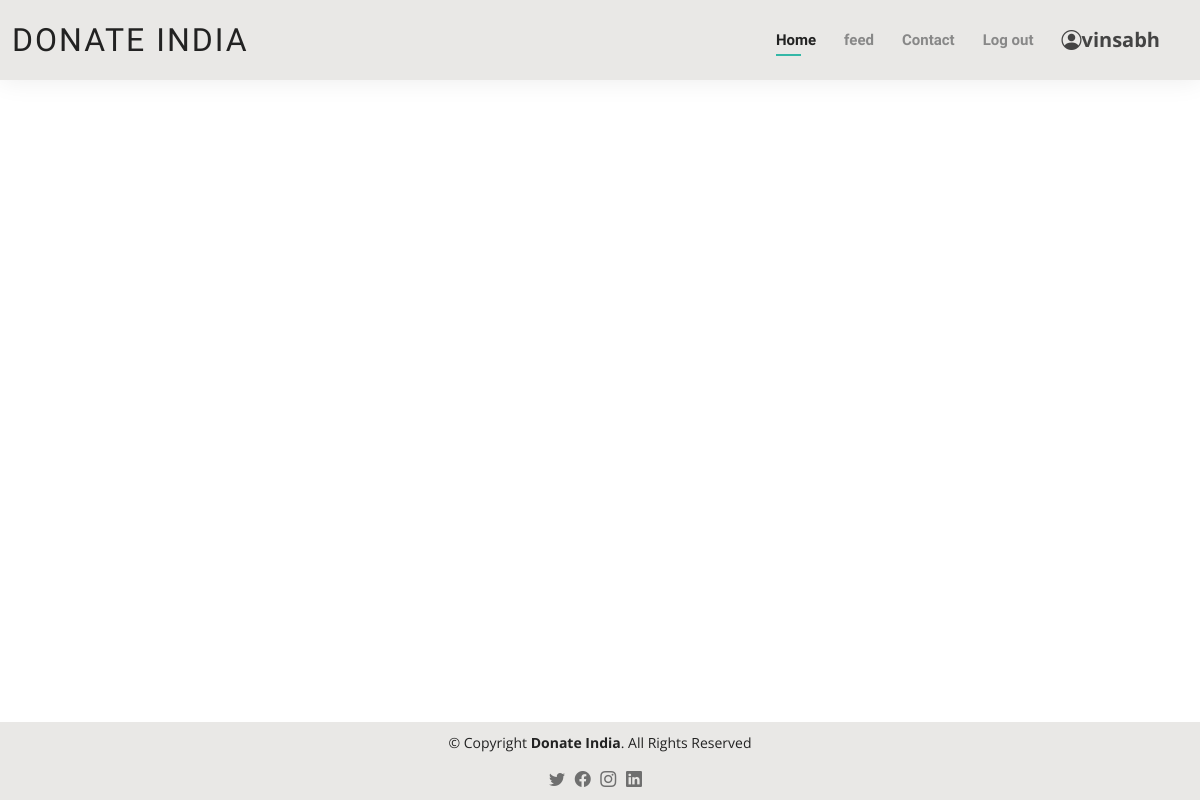
/feed/donate/viewdetails/10 (signed in), run on an earlier commit of the app's database.
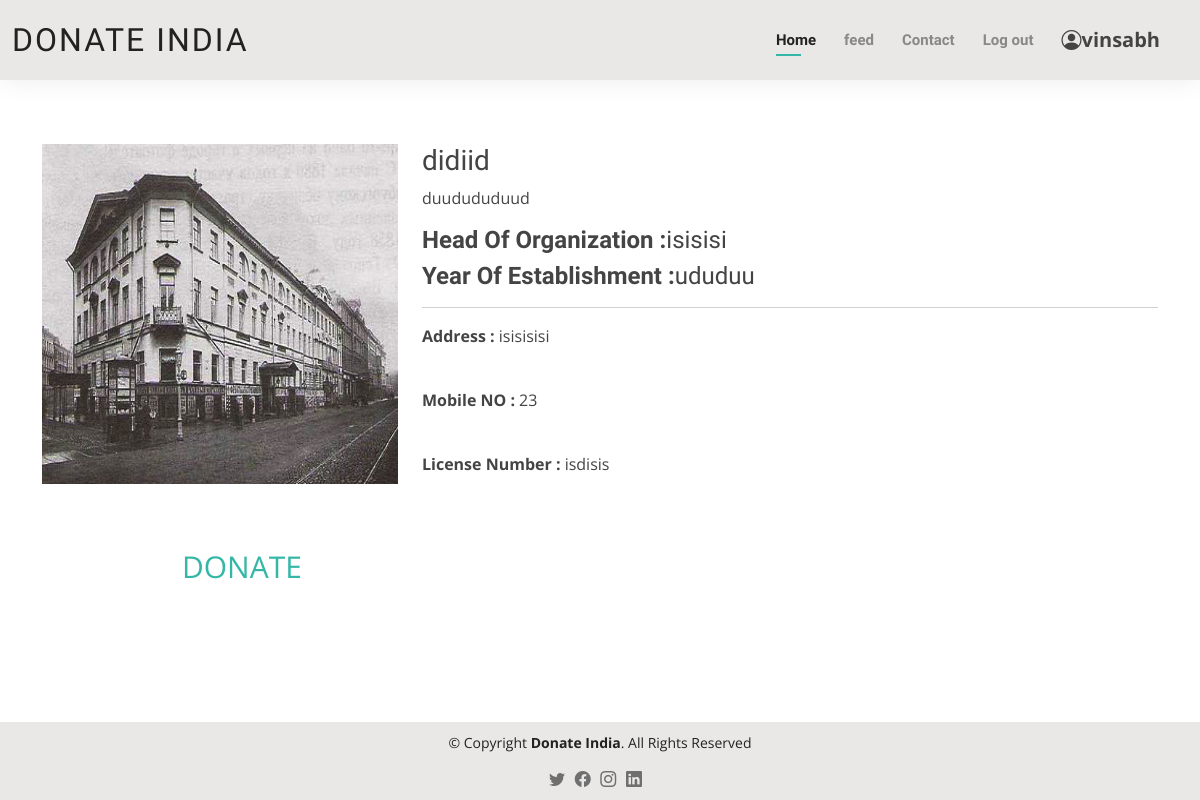
And on a later commit of the database.
### image/models.py (models this page shows, shortened)
class Image(models.Model):
    myid = models.AutoField
    caption=models.CharField(max_length=100)
    name=models.CharField(max_length=6, choices=Year_CHOICES, default='green')
    org=models.CharField(max_length=100,default="")
    address=models.CharField(max_length=100,default="")
    phone=PhoneNumberField()
    state=models.CharField(max_length=100,default="")
    city=models.CharField(max_length=100,default="")
    pin=models.IntegerField(default="")
    hog=models.CharField(max_length=100,default="")
    reg=models.CharField(max_length=20, default="")
    hogph=PhoneNumberField()
    ifsc=models.IntegerField(default="")
    accno=models.IntegerField(default="")
    image=models.ImageField(upload_to="img/%y")
    desc=models.TextField(max_length=20000,default="")
    ngo_contact_no=PhoneNumberField()

### feed/views.py (the view)
# urls.py: path("feed/donate/viewdetails/<int:myid>",views.viewdetails ,name="viewdetails"),
@login_required(login_url='/ngo/')
def viewdetails(request , myid):
    ngos = Image.objects.filter(id=myid)
    return render(request,'feed/ngoview.html',{'ngos':ngos})

### feed/templates/feed/ngoview.html (shortened to what this page needs)
{% extends 'base.html' %}
{% block body %}
{% for i in ngos %}
<div class="adjust">
    <div class="container my-4">
        <div class="row">
            <div class="col-md-4">
                <div class="row">
                    <img src="{{i.image.url}}" width="300px" height="340px">
                    <a href="/feed/donate/donateitem/" class="card-link" id="donate_but">DONATE</a>
                </div>
            </div>
            <div class="col-md-8">
                <h3>{{i.caption}}</h3>
                <p>{{i.desc}}</p>
                <h4><strong>Head Of Organization :</strong>{{i.hog}}</h4>
                <h4><strong>Year Of Establishment :</strong>{{i.name}}</h4>
                <hr>
                <p><b>Address :</b> {{i.address}}</p><br>
                <p><b>Mobile NO :</b> {{i.ngo_contact_no}}</p><br>
                <p><b>License Number :</b> {{i.reg}}</p>
            </div>
        </div>
    </div>
{% endfor %}
</div>
{% endblock %}

What changed in the data, as far as the page shows it:
added Image: image (picture), caption "didiid", desc "duudududuud", hog "isisisi", name "ududuu", address "isisisisi", ngo_contact_no "23", reg "isdisis"
